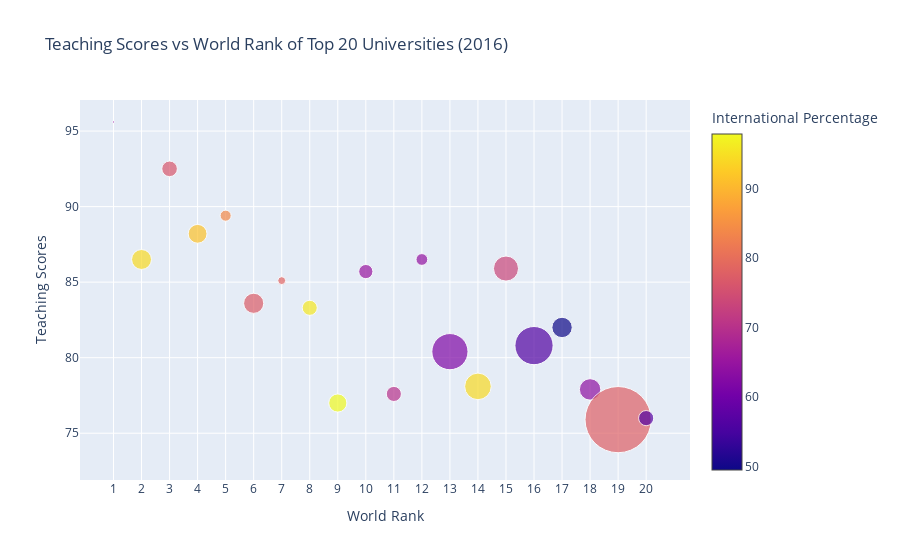

Notebook cell for this chart:
### Code cell
# Data preparation
df2016 = timesData[timesData.year == 2016].iloc[:20, :]
num_students_size = [float(each.replace(',', '.')) for each in df2016.num_students]
international_color = [float(each) for each in df2016.international]

data = [
    go.Scatter(
        y=df2016.teaching,
        x=df2016.world_rank,
        mode='markers',
        marker=dict(
            color=international_color,
            size=num_students_size,
            showscale=True,
            colorbar=dict(title="International Percentage"),
        ),
        text=df2016.university_name
    )
]

layout = go.Layout(
    title='Teaching Scores vs World Rank of Top 20 Universities (2016)',
    xaxis=dict(title='World Rank'),
    yaxis=dict(title='Teaching Scores'),
    hovermode='closest',
    annotations=[
        dict(
            xref='paper',
            yref='paper',
            x=0.5,
            y=-0.2,
            xanchor='center',
            yanchor='top',
            text='Bubble size represents the number of students',
            showarrow=False,
            font=dict(size=12)
        )
    ]
)

fig = go.Figure(data=data, layout=layout)
iplot(fig)

### Figure 1 — Plotly figure (JSON) as saved in the notebook; plotly's stock layout.template omitted (floating-point values rounded to 4 significant figures)
{"data": [{"marker": {"color": [64.0, 94.4, 76.3, 91.5, 84.0, 77.2, 78.5, 96.0, 97.9, 65.0, 70.0, 64.3, 61.9, 94.4, 73.5, 56.4, 49.5, 63.9, 77.8, 56.5], "colorbar": {"title": {"text": "International Percentage"}}, "showscale": true, "size": [2.243, 19.92, 15.6, 18.81, 11.07, 20.15, 7.929, 15.06, 18.18, 14.22, 15.13, 11.75, 36.19, 26.61, 25.05, 38.21, 20.38, 21.42, 66.2, 15.17]}, "mode": "markers", "text": ["California Institute of Technology", "University of Oxford", "Stanford University", "University of Cambridge", "Massachusetts Institute of Technology", "Harvard University", "Princeton University", "Imperial College London", "ETH Zurich – Swiss Federal Institute of Technology Zurich", "University of Chicago", "Johns Hopkins University", "Yale University", "University of California, Berkeley", "University College London", "Columbia University", "University of California, Los Angeles", "University of Pennsylvania", "Cornell University", "University of Toronto", "Duke University"], "type": "scatter", "x": ["1", "2", "3", "4", "5", "6", "7", "8", "9", "10", "11", "12", "13", "14", "15", "16", "17", "18", "19", "20"], "y": [95.6, 86.5, 92.5, 88.2, 89.4, 83.6, 85.1, 83.3, 77.0, 85.7, 77.6, 86.5, 80.4, 78.1, 85.9, 80.8, 82.0, 77.9, 75.9, 76.0]}], "layout": {"annotations": [{"font": {"size": 12}, "showarrow": false, "text": "Bubble size represents the number of students", "x": 0.5, "xanchor": "center", "xref": "paper", "y": -0.2, "yanchor": "top", "yref": "paper"}], "hovermode": "closest", "title": {"text": "Teaching Scores vs World Rank of Top 20 Universities (2016)"}, "xaxis": {"title": {"text": "World Rank"}}, "yaxis": {"title": {"text": "Teaching Scores"}}}}
